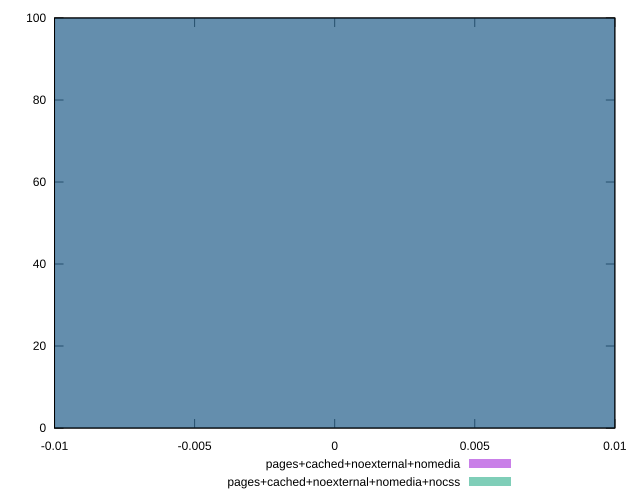

Recreate this plot in gnuplot.
reset

$pagesCachedNoexternalNomedia <<EOF
0 100
EOF

$pagesCachedNoexternalNomediaNocss <<EOF
0 100
EOF

set key outside below
set boxwidth 0.1
set xrange [-0.01:0.01]
set yrange [0:100]
set trange [0:100]
set style fill transparent solid 0.5 noborder
set terminal svg size 640, 500 enhanced background rgb 'white'
set output "reprap/efficient-animated-content/comparison/histogram/3_vs_4.svg"

plot $pagesCachedNoexternalNomedia title "pages+cached+noexternal+nomedia" with boxes, \
     $pagesCachedNoexternalNomediaNocss title "pages+cached+noexternal+nomedia+nocss" with boxes

reset
